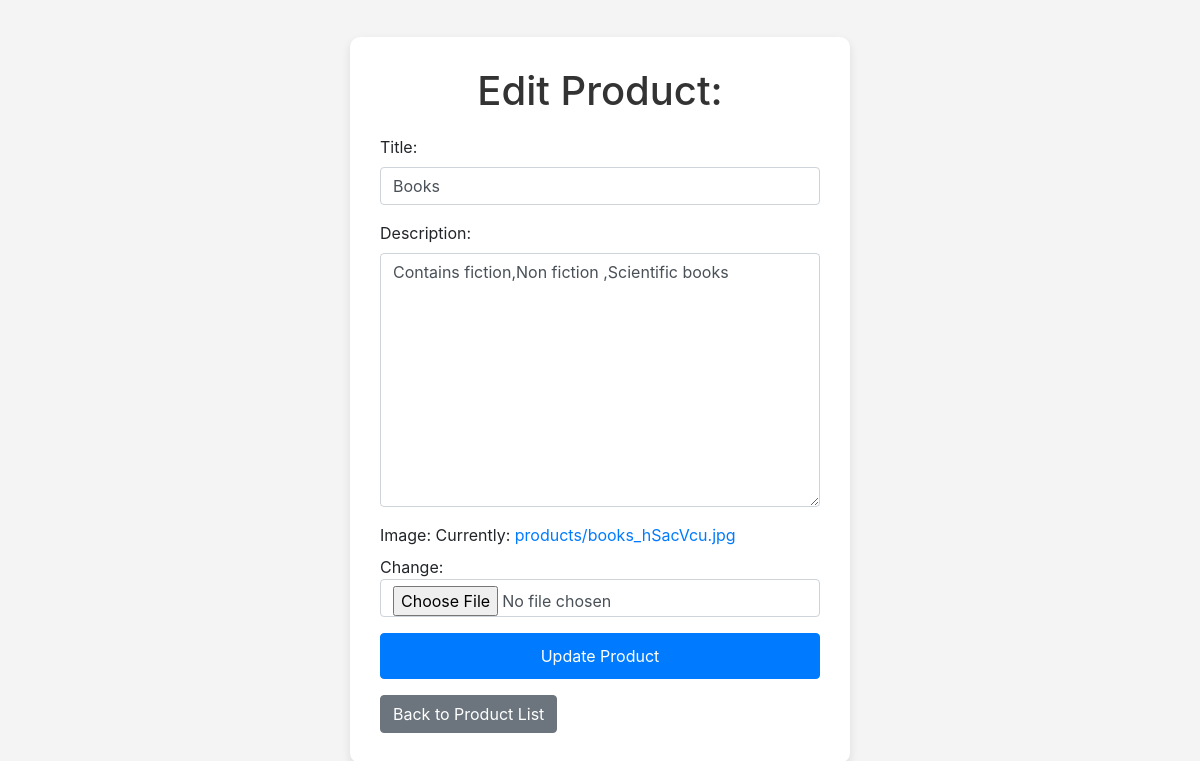
The app's page /edit_parent_product/6/ with its own data.
### catalog/models.py (models this page shows, shortened)
class ParentProduct(models.Model):
    title = models.CharField(max_length=225)
    description = models.TextField()
    image = models.ImageField(upload_to='products/')
    created_at = models.DateTimeField(auto_now_add=True)
    updated_at = models.DateTimeField(auto_now=True)

### catalog/views.py (the view)
# urls.py: path('edit_parent_product/<int:product_id>/', views.edit_parent_product, name='edit_parent_product'),
def edit_parent_product(request, product_id):
    parent_product = get_object_or_404(ParentProduct, id=product_id)
    if request.method == "POST":
        form = ParentProductForm(request.POST, request.FILES, instance=parent_product)
        if form.is_valid():
            form.save()
            return redirect('catalog:categories')  # Correctly redirecting using the app namespace
    else:
        form = ParentProductForm(instance=parent_product)
    return render(request, 'catalog/edit_product.html', {'form': form, 'product': parent_product, 'type': 'Parent'})

### catalog/forms.py
class ParentProductForm(forms.ModelForm):
    class Meta:
        model = ParentProduct
        fields = ['title', 'description', 'image']
        widgets = {
            'title': forms.TextInput(attrs={'placeholder': 'Enter parent product title', 'class': 'form-control'}),
            'description': forms.Textarea(attrs={'placeholder': 'Enter parent product description', 'class': 'form-control'}),
            'image': forms.ClearableFileInput(attrs={'class': 'form-control'}),
        }

### catalog/templates/catalog/edit_product.html (shortened to what this page needs)
<!DOCTYPE html>
<html lang="en">
<head>
    <link rel="stylesheet" href="https://maxcdn.bootstrapcdn.com/bootstrap/4.5.2/css/bootstrap.min.css">
</head>
<body>
    <div class="form-container">
        <h1>Edit Product: {{ product.name }}</h1>
        <form method="POST" enctype="multipart/form-data">
            {{ form.as_p }}
            <button type="submit" class="btn btn-primary">Update Product</button>
        </form>
        <a href="{% url 'catalog:categories' %}" class="btn btn-secondary mt-3">Back to Product List</a>
    </div>
</body>
</html>

### catalog/templates/catalog/edit_product.html (style rules this page uses)
body { background-color: #f4f4f4; display: flex; justify-content: center; align-items: center; height: 100vh; margin: 0; }
.form-container { background-color: white; padding: 30px; border-radius: 10px; box-shadow: 0 4px 10px rgba(0, 0, 0, 0.1); width: 100%; max-width: 500px; }
h1 { text-align: center; color: #333; margin-bottom: 20px; }
.btn-primary { width: 100%; padding: 10px; font-size: 16px; }

### records on screen
ParentProduct: title "Books", description "Contains fiction,Non fiction ,Scientific books"
